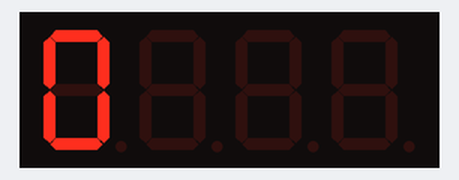
A program run on a simulated Raspberry Pi (BCM pin numbers). On the bench: 4-digit seven-segment display. The segment pins are drawn as the display they are named for.

Above: at 0.3 s.
At 3.6 s:
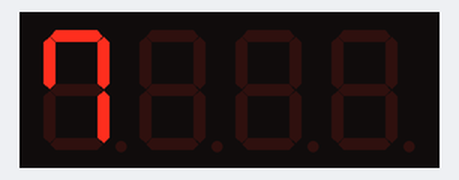
At 8.1 s:
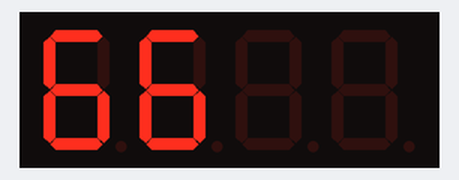
At 18.6 s:
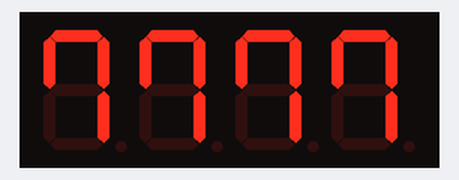
At 27.6 s:
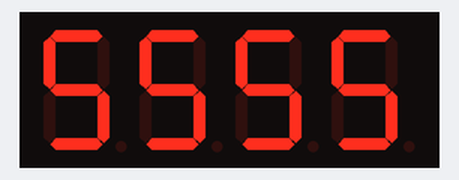
At 38.1 s:
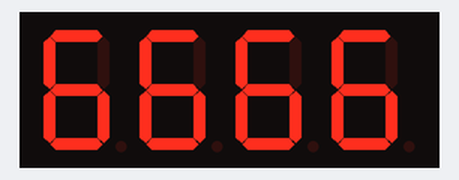

Measured:
- what the display in image 0 shows lasts 0.4 s, from 0.1 s to 0.5 s

The program:

segments06_1.py
```python
# date : 2024-06-27
# file : segment06_1.py
# desc : 1에서 9까지 점점 증가하면서 자리수가 점점 늘어나는 코드


import RPi.GPIO as GPIO
import time

fndData = [0x3f, 0x06, 0x5b, 0x4f, 0x66, 0x6d, 0x7d, 0x27, 0x7f, 0x6f]  # 0~9까지의 FND 데이터
fndSegs = [5, 6, 12, 16, 20, 13, 21]  # a~g LED 핀
fndSele = [4, 17, 27, 22]  # FND 선택 핀

# GPIO 설정
GPIO.setmode(GPIO.BCM)
for fndSeg in fndSegs:
    GPIO.setup(fndSeg, GPIO.OUT)
    GPIO.output(fndSeg, 0)
# FND 선택 핀 설정
for fndSel in fndSele:
    GPIO.setup(fndSel, GPIO.OUT)
    GPIO.output(fndSel, 1)  # 1로 초기화

def fndOut(data):  # 하나의 숫자를 출력하는 함수
    for i in range(0, 7):
        GPIO.output(fndSegs[i], fndData[data] & (0x01 << i))

try:
    while True:
        for i in range(0, 4):
            GPIO.output(fndSele[i], 0)  # FND 선택
#	    GPIO.output(6 , 1)
#	    GPIO.output(12, 1)

            for j in range(0, 10):
                fndOut(j)  # 숫자 j를 FND에 출력
                time.sleep(0.5)

#            GPIO.output(fndSele[i], 1)  # FND 선택 해제
except KeyboardInterrupt:
    GPIO.cleanup()
```
